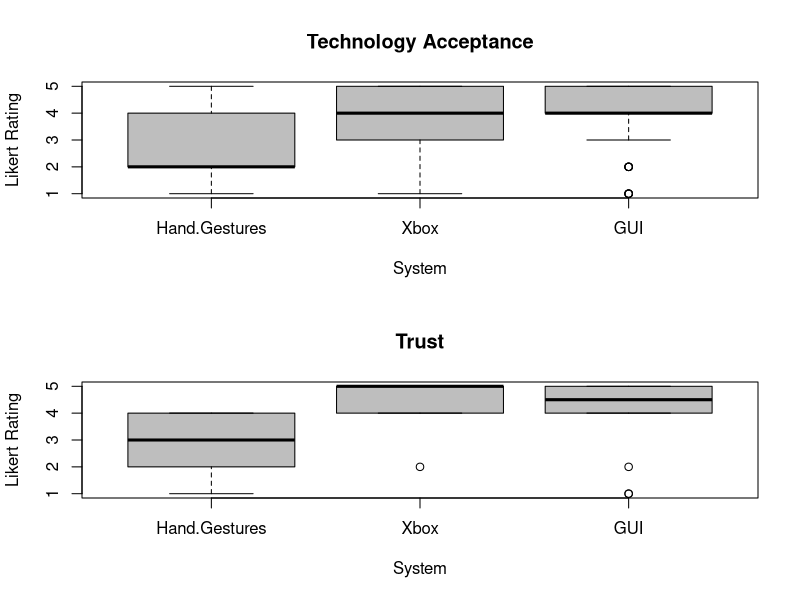

Write the R code that produced this figure.
# helper functions
likert_to_number = function(likert_response, bool_positive=TRUE) {
    # lowercase
    likert_response = tolower(likert_response)

    rating = NA
    if (likert_response == "strongly disagree") {
        rating = 1
    } else if (likert_response == "disagree") {
        rating = 2
    } else if (likert_response == "neutral") {
        rating = 3
    } else if (likert_response == "agree") {
        rating = 4
    } else if (likert_response == "strongly agree") {
        rating = 5
    } else {
        print("ERROR: invalid likert response")
        print(likert_response)
        return(NA)
    }
    if (bool_positive) {
        return(rating)
    } else {
        return(6 - rating)
    }
}

# config
n_responses = 6

# set working directory
path_to_project <- "/Users/mlamsey/Documents/GT/Coursework/CS7633 Human-Robot Interaction/cs7633-project"
data_path <- paste(path_to_project, "analysis/data", sep = "/")
setwd(data_path)

# import qualtrics data
qualtrics_data <- read.csv("qualtrics.csv")

# extract Likert questions
# questions = qualtrics_data[, 18:ncol(qualtrics_data)]
# question_labels = lapply(questions, function(question) {
#     question_label = question[1]
#     return(question_label)
# })

# notes
# hand questions: 6, 7
# xbox questions: 8, 9
# gui questions: 10, 11
# 1a: i would like to use this system frequently
# 2a: i found the system unnecessarily complex
# 3a: i thought the system was easy to use
# 4a: i think that i would need the support of a technical person to be able to use this system
# 5a: i found the various functions in this system were well integrated
# 6a: i thought there was too much inconsistency in this system
# 7a: i would imagine that most people would learn to use this system very quickly
# 8a: i found the system very cumbersome to use
# 9a: i felt very confident using the system
# 10a: i needed to learn a lot of things before i could get going with this system
# 1b: i trust the system
# 2b: this system is reliable
# 3b: i thought the system was easy to use

#                       1a    2a     3a    4a     5a    6a     7a    8a     9a    10a    1b    2b    3b
question_positivity = c(TRUE, FALSE, TRUE, FALSE, TRUE, FALSE, TRUE, FALSE, TRUE, FALSE, TRUE, TRUE, TRUE)

# get question labels
hand_prefix_ids = c(6, 7)
xbox_prefix_ids = c(8, 9)
gui_prefix_ids = c(10, 11)

# attitude and trust labels
attitude_labels = c(1, 2, 3, 4, 5, 6, 7, 8, 9, 10)
trust_labels = c(1, 2, 3)

# attitude data
hand_attitude_data = list()
xbox_attitude_data = list()
gui_attitude_data = list()

for (i in 1:length(attitude_labels)) {
    pos = question_positivity[i]
    hand_id = paste0("Q", as.character(hand_prefix_ids[1]), "_", as.character(attitude_labels[i]))
    xbox_id = paste0("Q", as.character(xbox_prefix_ids[1]), "_", as.character(attitude_labels[i]))
    gui_id = paste0("Q", as.character(gui_prefix_ids[1]), "_", as.character(attitude_labels[i]))

    hand_question = qualtrics_data[3:nrow(qualtrics_data), hand_id]
     xbox_question = qualtrics_data[3:nrow(qualtrics_data), xbox_id]
    gui_question = qualtrics_data[3:nrow(qualtrics_data), gui_id]

    hand_ratings = lapply(hand_question, likert_to_number, bool_positive=pos)
    xbox_ratings = lapply(xbox_question, likert_to_number, bool_positive=pos)
    gui_ratings = lapply(gui_question, likert_to_number, bool_positive=pos)

    hand_attitude_data[[i]] = hand_ratings
    xbox_attitude_data[[i]] = xbox_ratings
    gui_attitude_data[[i]] = gui_ratings
}

# trust data
hand_trust_data = list()
xbox_trust_data = list()
gui_trust_data = list()

offset = length(attitude_labels)
for (i in 1:length(trust_labels)) {
    j = i + offset
    pos = question_positivity[j]
    hand_id = paste0("Q", as.character(hand_prefix_ids[2]), "_", as.character(trust_labels[i]))
    xbox_id = paste0("Q", as.character(xbox_prefix_ids[2]), "_", as.character(trust_labels[i]))
    gui_id = paste0("Q", as.character(gui_prefix_ids[2]), "_", as.character(trust_labels[i]))

    hand_question = qualtrics_data[3:nrow(qualtrics_data), hand_id]
    xbox_question = qualtrics_data[3:nrow(qualtrics_data), xbox_id]
    gui_question = qualtrics_data[3:nrow(qualtrics_data), gui_id]

    hand_ratings = lapply(hand_question, likert_to_number, bool_positive=TRUE)
    xbox_ratings = lapply(xbox_question, likert_to_number, bool_positive=TRUE)
    gui_ratings = lapply(gui_question, likert_to_number, bool_positive=TRUE)

    hand_trust_data[[i]] = hand_ratings
    xbox_trust_data[[i]] = xbox_ratings
    gui_trust_data[[i]] = gui_ratings
}

# summarize attitude data
hand_attitude_data = unlist(hand_attitude_data)
print(summary(hand_attitude_data))
xbox_attitude_data = unlist(xbox_attitude_data)
print(summary(xbox_attitude_data))
gui_attitude_data = unlist(gui_attitude_data)
print(summary(gui_attitude_data))

# condense trust data
hand_trust_data = unlist(hand_trust_data)
xbox_trust_data = unlist(xbox_trust_data)
gui_trust_data = unlist(gui_trust_data)

box_attitude_data = data.frame(Hand.Gestures=hand_attitude_data, Xbox=xbox_attitude_data, GUI=gui_attitude_data)
box_trust_data = data.frame(Hand.Gestures=hand_trust_data, Xbox=xbox_trust_data, GUI=gui_trust_data)

# plot
par(mfrow=c(2, 1))
boxplot(box_attitude_data, main="Technology Acceptance", xlab="System", ylab="Likert Rating", col="gray")
boxplot(box_trust_data, main="Trust", xlab="System", ylab="Likert Rating", col="gray")
